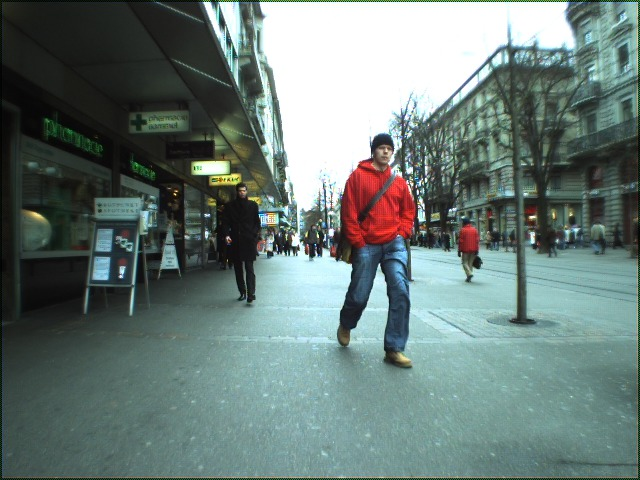
%> input picture pedestrian/pedestrian/image_00000011.jpg, 640 x 480 px; its folder holds only this picture in this run
$ octave --eval "result = loadTestingImagesAndLabels;"   (GNU Octave 9; MATLAB toolbox functions it lacks are replaced by stand-ins)
%> lines starting %> are read from the running program, lines starting %| are printed output that depends on the picture
function [images, labels] = loadTestingImagesAndLabels()
%loadTestingImagesAndLabels

%% Load testing images

pedestrianImageFolder = '.\pedestrian\pedestrian\';

% Get list and number of all testing images
negImageFilePattern = fullfile(pedestrianImageFolder, '*.jpg');
negImagesFile = dir(negImageFilePattern);
numberOfTestingImages = size(negImagesFile);

%% Testing images

testingImages = zeros( numel( negImagesFile ), 15360);

for i = 1 : numberOfTestingImages

    % Get path of each image
    baseFileName = negImagesFile(i).name;
    fullFileName = fullfile(negImagesFile(i).folder, baseFileName);

    % Read image
    testImage = imread(fullFileName);
%> testImage is the input picture: size 480x640x3 uint8; mean R, G, B 106.5, 123.7, 119.5

    % Convert to grayscale
    testImage = im2gray(testImage);
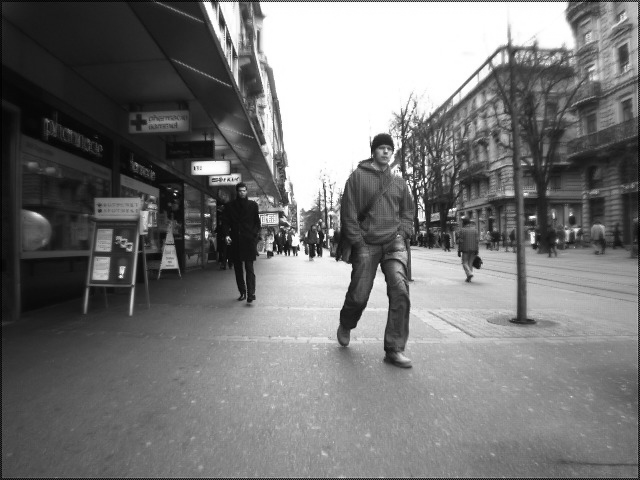
%> testImage: size 480x640 uint8; min 1, max 255, mean 118

    % Resize the test image to be the same size as the training images
    testImage = imresize(testImage, [160, 96]);
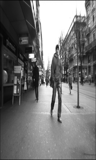
%> testImage: size 160x96 uint8; min 6, max 255, mean 118.1

    % Reshape the image array
    testImage = reshape(testImage, size(testImage, 1) * size(testImage, 2), size(testImage, 3));

    % Add each image to the negative images array
    testingImages(i,:,:) = testImage;

    % Add a label with the same index position as its image
    testingLabels(i,:) = 1;

end

%% Return images and labels arrays

% Convert to double and rescale to [0,1]
images = double(testingImages) / 255;

labels = testingLabels;

end

$ run again, on pedestrian/pedestrian/image_00000032.jpg
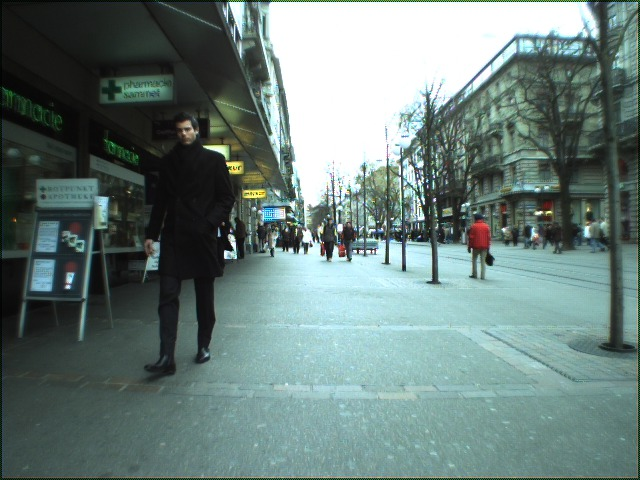
%> input picture pedestrian/pedestrian/image_00000032.jpg, 640 x 480 px
%> in loadTestingImagesAndLabels, testImage is the input picture: size 480x640x3 uint8; mean R, G, B 106.3, 126.2, 122.1
%> in loadTestingImagesAndLabels, `testImage = im2gray(testImage);`:
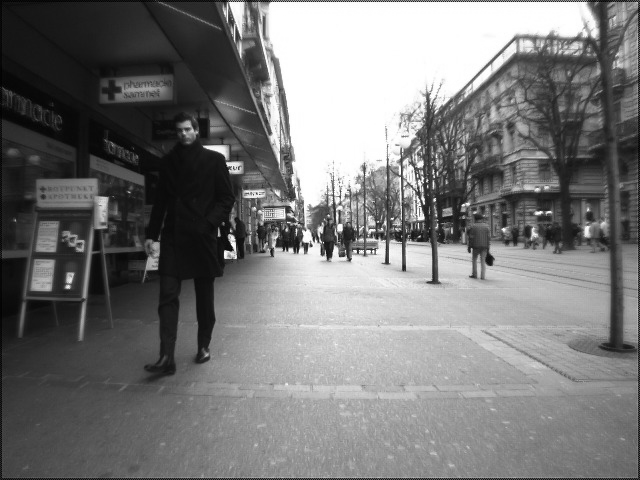
%> testImage: size 480x640 uint8; min 0, max 255, mean 119.8
%> in loadTestingImagesAndLabels, `testImage = imresize(testImage, [160, 96]);`:
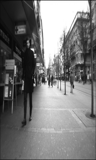
%> testImage: size 160x96 uint8; min 6, max 255, mean 119.9

$ run again, on pedestrian/pedestrian/image_00000059.jpg
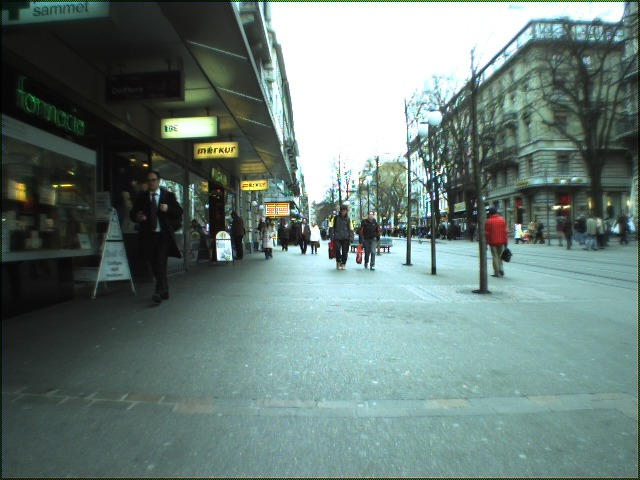
%> input picture pedestrian/pedestrian/image_00000059.jpg, 640 x 480 px
%> in loadTestingImagesAndLabels, testImage is the input picture: size 480x640x3 uint8; mean R, G, B 106.1, 125.8, 120.6
%> in loadTestingImagesAndLabels, `testImage = im2gray(testImage);`:
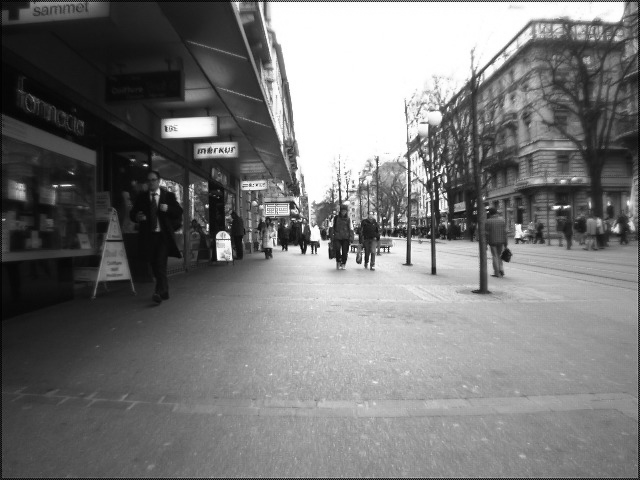
%> testImage: size 480x640 uint8; min 1, max 255, mean 119.3
%> in loadTestingImagesAndLabels, `testImage = imresize(testImage, [160, 96]);`:
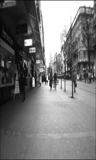
%> testImage: size 160x96 uint8; min 6, max 255, mean 119.4
